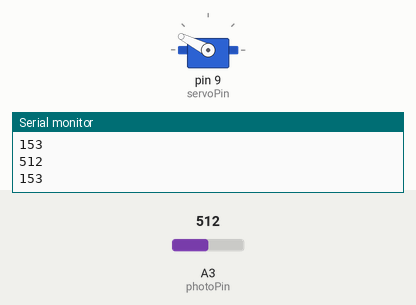
Bench run of a sketch on a simulated Arduino Uno, built with avr-gcc and run on an emulated ATmega328P. Shown: servo, the last lines printed to the serial monitor. The inputs (shaded band) are chosen by the test bench; at power-on: A3 (photoPin) = 512.

Above: at 1.3 s.
1.4 s: A3 (photoPin) set to 716
At 2.0 s:
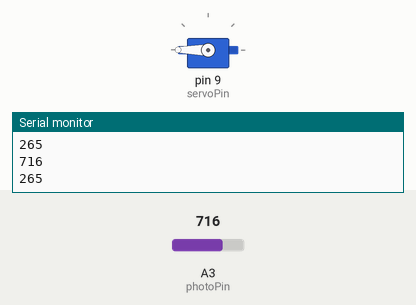
3.0 s: A3 (photoPin) set to 306
At 4.2 s:
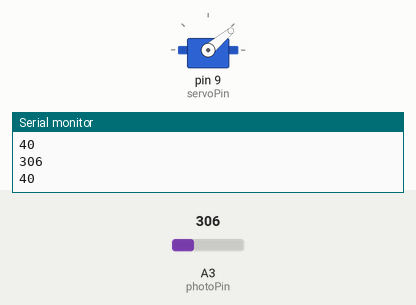
4.5 s: A3 (photoPin) set to 122
At 5.7 s:
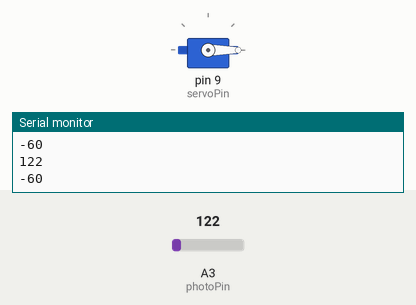
6.0 s: A3 (photoPin) set to 511
At 6.9 s:
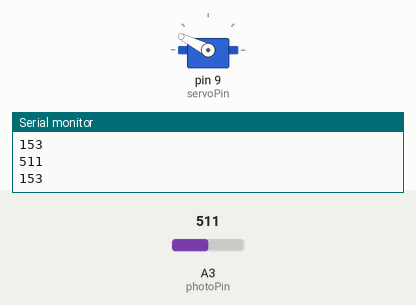
7.5 s: A3 (photoPin) set to 900
At 8.2 s:
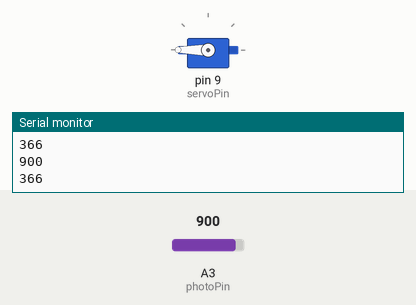
Timing chart, 0 to 10.0 s (numbered marks = the images above; inputs shaded):
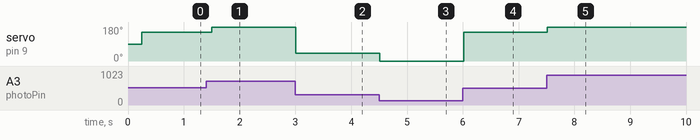

The sketch:

Lesson31_New_Ard.ino
```cpp
#include <Servo.h>
int photoPin = A3;
int photoVal;
int servoPin = 9;
int servoPos=90;
Servo myServo;
int DT=250;

void setup() {
  // put your setup code here, to run once:
Serial.begin(9600);
myServo.attach(servoPin);
}

void loop() {
  // put your main code here, to run repeatedly:

Serial.println(photoVal);
Serial.println(servoPos);
delay(DT);

photoVal = analogRead(photoPin);
servoPos = (180./328.) * photoVal - ((180.*232.)/328.);
myServo.write(servoPos);


}
```

Measured:
- after the input at 1.4 s, servo on pin 9 (servoPin): 153° → 180° after 0.10 s
- after the input at 3.0 s, servo on pin 9 (servoPin): 180° → 40° at once
- after the input at 4.5 s, servo on pin 9 (servoPin): 40° → 0° at once
- after the input at 6.0 s, servo on pin 9 (servoPin): 0° → 153° at once
- after the input at 7.5 s, servo on pin 9 (servoPin): 153° → 180° at once
